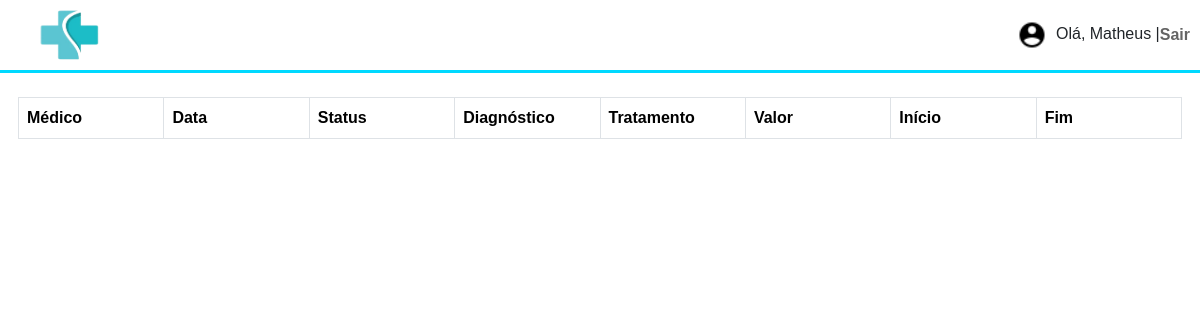
Before: /visualizaconsulta (signed in) with the older database file.
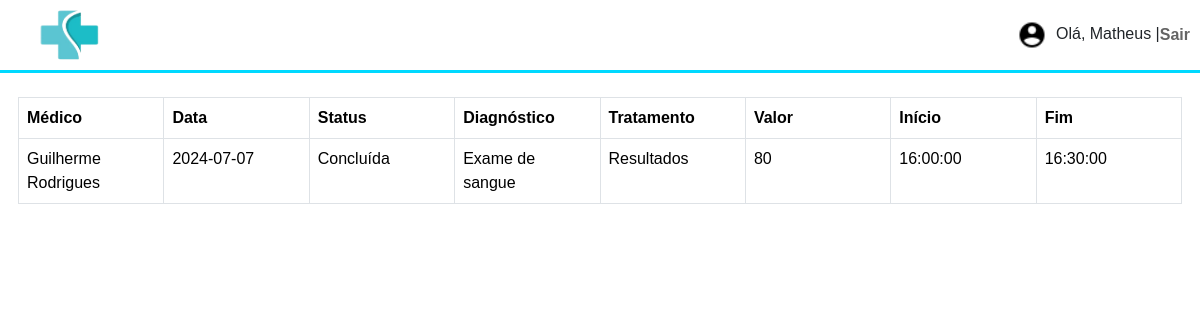
After: the same page with the newer database file.
### tables this page shows
CREATE TABLE `consultas` (
  `id` int(11) NOT NULL,
  `statusC` char(1) DEFAULT NULL,
  `id_medico` int(11) NOT NULL,
  `id_paciente` int(11) NOT NULL,
  `horarioInicio` time NOT NULL,
  `horarioFim` time NOT NULL,
  `diagnostico` varchar(255) DEFAULT NULL,
  `tratamento` varchar(255) DEFAULT NULL,
  `valor` double NOT NULL,
  `dataC` date NOT NULL
);

CREATE TABLE `medicos` (
  `id` int(11) NOT NULL,
  `id_endereco` int(11) NOT NULL,
  `id_funcionario` int(11) NOT NULL,
  `cpf` varchar(11) NOT NULL,
  `nome` varchar(100) NOT NULL,
  `nascimento` date NOT NULL,
  `email` varchar(100) NOT NULL,
  `telefone` varchar(15) NOT NULL,
  `crm` varchar(20) NOT NULL,
  `disponibilidadeInicio` time NOT NULL,
  `disponibilidadeFim` time NOT NULL,
  `genero` char(1) NOT NULL,
  `especialidade` varchar(50) NOT NULL,
  `senha` varchar(255) NOT NULL
);

### utils/RenderView.php (called while the page is built, shortened)
<?php
class RenderView {
    public function loadView($view, $args) {
        extract($args);
        require_once __DIR__ ."/../views/$view.php";
    }
}

### controllers/VisualizaconsultaController.php (called while the page is built, shortened)
<?php
require_once __DIR__."/../utils/RenderView.php";
class VisualizaconsultaController extends RenderView {
    public function index() {
        $array_valores = [':id' => $_SESSION['login_id']];
        $sql = 'SELECT m.nome AS mnome, c.dataC, c.statusC, c.diagnostico, c.tratamento, c.valor, c.horarioInicio, c.horarioFim, c.id FROM consultas c INNER JOIN medicos m ON m.id = c.id_medico INNER JOIN pacientes p ON p.id = c.id_paciente WHERE p.id = :id';
        $selecionaConsulta = new AppointmentRepository;
        $consultas = $selecionaConsulta->retornaConsulta($sql, $array_valores);
        $this->loadView(
            'visualizarConsulta', ['consultas' => $consultas]
        );
    }
}

### core/Core.php (called while the page is built, shortened)
<?php
class Core {
  public function run($routes){
    $url = '/';
    if( isset($_GET['url'])) {
      $url = $url.$_GET['url'];
    }
    if( $url != '/') {
      $url = rtrim($url, '/');
    }
    foreach ($routes as $path => $controller) {
      $pattern =  '#^'. preg_replace('/{id}/', '(\w+)', $path) .'$#';
      if (preg_match($pattern, $url, $matches)) {
        array_shift($matches);
        [$currentController, $action] = explode('@', $controller);
        $newController = new $currentController();
        $newController->$action($matches);
      }
    }
  }
}

### index.php (called while the page is built, shortened)
<?php
require_once __DIR__.'/routes/routes.php';
$core = new Core();
$core->run($routes);

### class/Repository.php (called while the page is built, shortened)
<?php
class Repository{
    protected $conexao;
    public function  __construct()
    {
        try
        {
            $this->conexao = new Conexao();
        }
        catch (Exception $e)
        {
            throw new Exception("Não foi possível conectar-se ao banco de dados: " . $e->getMessage());
        }
    }
    public function __destruct()
    {
        if ($this->conexao) {
            $this->conexao = null;
        }
    }
    public function executaConsulta($callback){
        try{
            return $callback();
        }catch(PDOException $e){
            throw new Exception("Erro ao executar consulta: ".$e->getMessage());
        }
    }
    public function retornaConsulta($sql, $valores = NULL){
        return $this->executaConsulta(function() use ($sql, $valores){
            $pdo = $this->conexao->getConexao();
            $stmt = $pdo->prepare($sql);
            if($valores != NULL){
                foreach($valores as $campo => $valor){
                    $stmt->bindValue($campo, $valor);
                }
            }
            $stmt->execute();
            $result = $stmt->fetchAll(PDO::FETCH_ASSOC);
            return $result;
        });
    }
}
?>

### views/visualizarConsulta.php (the view, shortened to what this page needs)
<!DOCTYPE html>
<html lang="pt-br">
<head>
    <link href="https://cdn.jsdelivr.net/npm/bootstrap@5.3.3/dist/css/bootstrap.min.css" rel="stylesheet">
    <link rel="stylesheet" href="public/styles/style.css">
</head>
<body>
<header style="position: relative;">
        <div class="container-top">
            <div class="flex">
                <a href=""><img src="public/images/logo.png" width="80px" height="70px" alt="" class="image-container-top"></a>
    <ul class="link-login" style=" margin-right: 10px;">
    <div class="nome-echo">
        <?php
        if(isset($_SESSION['login_nome'])) {
            $trimmed_name = trim($_SESSION['login_nome']);
            echo '<div class="nome-echo"><img src="public/images/icons8-male-user-24.png" width="30px" height="30px" alt=""> Olá, ' . explode(" ", $trimmed_name)[0] . ' |   </div>';
        }
    ?>
    </div>
        <div class="logout">
            <a style="<?php echo $estilologout; ?>" href="home">    Sair</a>
        </div>
    </ul>
            </div>
        </div>
    </header>
    <div>
        <section class="edit-consulta">
            <br>
            <table class="table table-bordered" >
                <thead>
                    <tr>
                        <th>Médico</th>
                        <th>Data</th>
                        <th>Status</th>
                        <th>Diagnóstico</th>
                        <th>Tratamento</th>
                        <th>Valor</th>
                        <th>Início</th>
                        <th>Fim</th>
                    </tr>
                </thead>
                <tbody>
                    <?php
                    foreach($consultas as $linha){
                        echo '<tr>';
                        foreach($linha as $string => $valor){
                            if(!($string == 'id')){
                                $valor = htmlspecialchars($valor, ENT_QUOTES, 'UTF-8');
                                if(strlen($valor) > 50){
                                    $limite_string = substr($valor, 0, 50).'...';
                                    echo '<td>'.$limite_string.'<img width="25px" data-texto="'.$valor.'" class="expandir" src="public/images/expandir.png" alt="Expandir">'.'</td>';
                                }else{
                                    if($string == 'statusC' && $valor == 'a'){
                                        echo '<td>Agendada</td>';
                                    }else if($string == 'statusC' && $valor == 'd'){
                                        echo '<td>Concluída</td>';
                                    }else if($string == 'statusC' && $valor == 'c'){
                                        echo '<td>Cancelada</td>';
                                    }else if($string == 'valor' && $valor == '0'){
                                        echo '<td></td>';
                                    }else{
                                        echo '<td>'.$valor.'</td>';
                                    }
                                }
                            }
                        }
                        echo '</tr>';
                    }
                    ?>
                </tbody>
            </table>
        </section>
    </div>
</body>
</html>

### public/styles/style.css (style rules this page uses)
* { margin: 0; padding: 0; box-sizing: border-box; font-family: sans-serif; }
.container-top { width: 100% ; border-bottom: 0.1875rem solid rgb(0, 217, 255); }
.image-container-top { margin-left: 30px; }
.flex { display: flex; align-items: center; justify-content: space-between; }
.flex img { text-align: left; }
header { width: 100%; top: 0; left: 0; position: fixed; background-color: white ; z-index: 1; }
header ul { margin-bottom: 0 !important; list-style-type: none; padding: 0; text-align: center; }
.link-login { height: 40px; }
.logout a { text-decoration: none; font-weight: bold; font-size: 16px; list-style-type: none; color: rgb(100, 100, 100); }
.nome-echo { font-family: 'Lucida Sans', 'Lucida Sans Regular', 'Lucida Grande', 'Lucida Sans Unicode', Geneva, Verdana, sans-serif; }
.link-login { display: flex; align-items: center; }
.link-login img { margin-right: 5px; }
.edit-consulta { width: 97%; margin: auto; }

### views/visualizarConsulta.php (style rules this page uses)
table { table-layout: fixed; width: 100%; }
th, td { width: 10%; word-wrap: break-word; }

Changed rows visible on the page:
added consultas: id_medico.nome "Guilherme Rodrigues", dataC "2024-07-07", statusC "Concluída", diagnostico "Exame de sangue", tratamento "Resultados", valor "80", horarioInicio "16:00:00", horarioFim "16:30:00"
